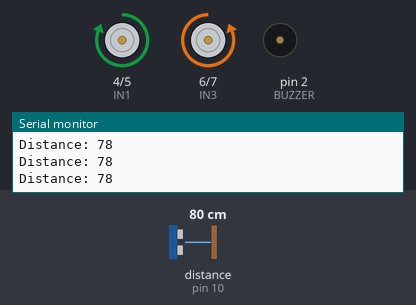
The sketch below on a simulated Arduino Uno, built with avr-gcc and run on an emulated ATmega328P. On the bench: motor-driver pin pairs drawn as motors (green arrow = first pin HIGH = forward, orange = second pin HIGH = backward, longer = more drive, scaled by the enable pin), buzzer (waves = sounding, pin HIGH), the last lines printed to the serial monitor. Wiring (inferred from the names in the program): ultrasonic range finder: trigger pin 9; echo pin 10. The test bench sets the inputs (shaded band); at power-on: distance to the obstacle (sensor on pin 10) 80 cm. The echo pulse lasts 58.3 µs per cm; pins used as bus, display or sensor lines are not drawn.

Above: at 1.2 s.
1.3 s: distance to the obstacle (sensor on pin 10) set to 40 cm
2.8 s: distance to the obstacle (sensor on pin 10) set to 31 cm
At 4.0 s:
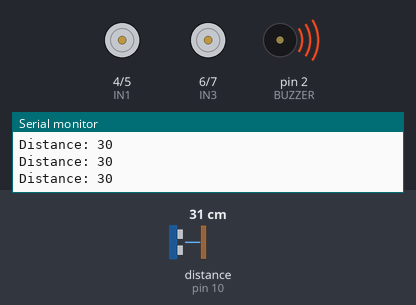
4.3 s: distance to the obstacle (sensor on pin 10) set to 60 cm
At 5.0 s:
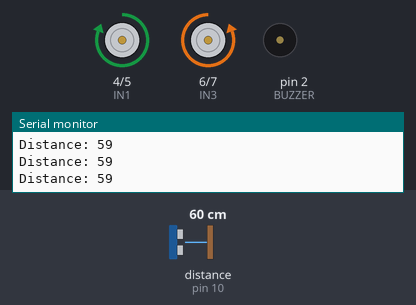
5.8 s: distance to the obstacle (sensor on pin 10) set to 2 cm
At 7.2 s:
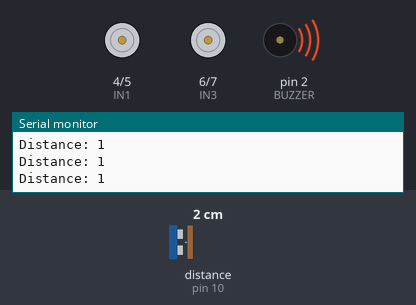
Timing chart, 0 to 8.3 s (numbered marks = the images above; inputs shaded):
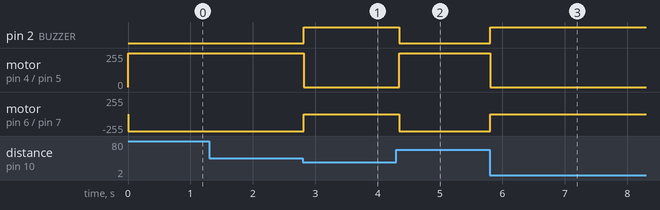

The sketch:

automatic-breaking-system-arduino.ino
```cpp
// Arduino Based Automatic Breaking System //

// ---------- Pin Definitions ----------
#define ENA 11
#define ENB 3
#define IN1 4
#define IN2 5
#define IN3 6
#define IN4 7
#define TRIG 9
#define ECHO 10
#define BUZZER 2
const int stopDistance = 35; // cm
void setup() {
  pinMode(ENA, OUTPUT);
  pinMode(ENB, OUTPUT);
  pinMode(IN1, OUTPUT);
  pinMode(IN2, OUTPUT);
  pinMode(IN3, OUTPUT);
  pinMode(IN4, OUTPUT);
  pinMode(TRIG, OUTPUT);
  pinMode(ECHO, INPUT);
  pinMode(BUZZER, OUTPUT);
  Serial.begin(9600);
}
void loop() {
  int distance = readUltrasonicCM();
  Serial.print("Distance: ");
  Serial.println(distance);
  if (distance > 0 && distance < stopDistance) {
    stopMotors();
    digitalWrite(BUZZER, HIGH); // buzzer ON
  } else {
    moveForward();
    digitalWrite(BUZZER, LOW); // buzzer OFF
  }
  delay(50);
}
// ---------- Functions ----------
int readUltrasonicCM() {
  digitalWrite(TRIG, LOW);
  delayMicroseconds(2);
  digitalWrite(TRIG, HIGH);
  delayMicroseconds(10);
  digitalWrite(TRIG, LOW);
  long duration = pulseIn(ECHO, HIGH);
  if (duration == 0) return -1;
  int cm = duration * 0.034 / 2;
  return cm;
}
void moveForward() {
  digitalWrite(IN1, HIGH);
  digitalWrite(IN2, LOW);
  digitalWrite(IN3, LOW); // right motors inverted
  digitalWrite(IN4, HIGH);
  digitalWrite(ENA, HIGH);
  digitalWrite(ENB, HIGH);
}
void stopMotors() {
  digitalWrite(IN1, LOW);
  digitalWrite(IN2, LOW);
  digitalWrite(IN3, LOW);
  digitalWrite(IN4, LOW);
  digitalWrite(ENA, LOW);
  digitalWrite(ENB, LOW);
}
```

Measured:
- the behaviour switches between 36 and 35 cm on distance to the obstacle (sensor on pin 10) (found by bisection; images 0 and 1)
- after the input at 2.8 s, pin 2 (BUZZER): LOW → HIGH at once; motor on pin 4 (IN1) / pin 5 (IN2): forward 255/255 → stopped at once; motor on pin 6 (IN3) / pin 7 (IN4): backward 255/255 → stopped at once
- after the input at 4.3 s, pin 2 (BUZZER): HIGH → LOW at once; motor on pin 4 (IN1) / pin 5 (IN2): stopped → forward 255/255 at once; motor on pin 6 (IN3) / pin 7 (IN4): stopped → backward 255/255 at once
- after the input at 5.8 s, pin 2 (BUZZER): LOW → HIGH at once; motor on pin 4 (IN1) / pin 5 (IN2): forward 255/255 → stopped at once; motor on pin 6 (IN3) / pin 7 (IN4): backward 255/255 → stopped at once
